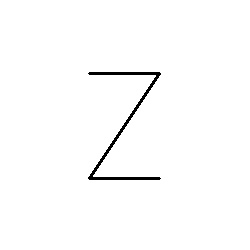
#> input picture output_image0.jpg, 250 x 250 px
$ python main.py
#> lines starting #> are read from the running program, lines starting #| are printed output that depends on the picture; after the words box and inside, x2 and y2 are one past the last pixel; in counts of white or black regions, pixels touching at a corner belong together
### Z_Scanner.py
import cv2
import numpy as np
import os

class Z_Scanner:
    def __init__(self):
        self.img_height = 0
        self.img_width = 0
        self.image_name = 'output_image7.jpg'
        self.original_image_gray = 'output_image7.jpg'
        self.original_image_color = 'output_image7.jpg'
        #picture num
        self.num = 0

    def read_image_grayscale_vertically(self, image_name):
        self.image_name = image_name
        self.original_image_color = cv2.imread(self.image_name)
        image = cv2.imread(image_name, cv2.IMREAD_GRAYSCALE)
        self.original_image_gray = image
        height, width = image.shape
        self.img_width = width
        self.img_height = height

        pixel_readings = []
        for y in range(self.img_height):
            for x in range(self.img_width):
                # Access the pixel value at (x, y)
                pixel_value = image[y, x]
                if pixel_value < 200:
                    pixel_readings.append(((y, x), pixel_value))
        return pixel_readings

    def read_image_grayscale_horizontally(self, image_name):
        self.image_name = image_name
        self.original_image_color = cv2.imread(self.image_name)
        image = cv2.imread(image_name, cv2.IMREAD_GRAYSCALE)
        self.original_image_gray = image
        height, width = image.shape
        self.img_width = width
        self.img_height = height
        self.image_name = image_name

        pixel_readings = []
        for y in range(self.img_width):
            for x in range(self.img_height):
                # Access the pixel value at (x, y)
                pixel_value = image[y, x]
                if pixel_value < 200:
                    pixel_readings.append(((y, x), pixel_value))
        return pixel_readings

    def create_blank_img(self):
        highlight_image = np.ones((self.img_height, self.img_width, 1), dtype=np.uint8) * 255
        return highlight_image

    # [46 lines left out: function find_line_thickness, not called in this run]

    def find_line_thickness_2(self):
        pixel_locations = self.read_image_grayscale_vertically(self.image_name)
        (y, x), pix_val = pixel_locations[0]

        # get thickness
        x_min = x + 10
        x_max = x + 10
        y_min = y - 10
        y_max = y + 10

        # add test circle
        center = (x, y)  # Center coordinates of the circle
        radius = 3  # Radius of the circle
        color = (0, 255, 0)  # Green color in BGR format
        thickness = 1  # Thickness of the circle outline

        # Draw a circle
        blank = self.original_image_color
        cv2.circle(blank, center, radius, color, thickness)
        center = (x, y + 5)  # Center coordinates of the circle
        cv2.circle(blank, center, radius, color, thickness)

        # Define line parameters
        start_point = (x_min, y_min)  # Starting point of the line
        end_point = (x_max, y_max)  # Ending point of the line
        color = (0, 0, 255)  # Green color in BGR format
        thickness = 1  # Thickness of the line

        # Draw a line
        cv2.line(blank, start_point, end_point, color, thickness)

        image = self.original_image_gray
        n = 0
        for y in range(y_min, y_max):

            pixel_value = image[y, x_min]
            # print(y,pixel_value)

            if pixel_value < 200:
                n += 1
        # print(n)
        # cv2.imshow("first_point",blank)

        # print("hhii")

        return n

    # [63 lines left out: function draw_top_line, not called in this run]

    def get_total_z_coordinates(self):

        total_z = []

        line_thickness = self.find_line_thickness_2()
        pixel_locations = self.read_image_grayscale_horizontally(self.image_name)
        (y, x), pix_val = pixel_locations[0]
        # print(line_thickness, pixel_locations)
        b_image = self.create_blank_img()
        for col in range(x - 5, self.img_width):
            for row in range(y, y + line_thickness):
                # print(col,row)
                pixel_value = self.original_image_gray[row, col]
                if pixel_value < 200:
                    total_z.append(((row, col), pixel_value))

                b_image[row, col] = pixel_value
                # cv2.imshow("test",b_image)
                # cv2.waitKey(1)

        pixel_readings = []
        (yy, xx), pix_vall = pixel_locations[-1]

        for row in range(y + line_thickness, yy - line_thickness + 1):
            for col in range(self.img_width):
                pixel_value = self.original_image_gray[row, col]
                # b_image[row,col]= pixel_value

                if pixel_value < 200:
                    pixel_readings.append(((row, col), pixel_value))

                    total_z.append(((row, col), pixel_value))

        b_image = self.create_blank_img()
        for loc in pixel_readings:
            (row, col), pix_val = loc
            b_image[row, col] = pix_val
            # cv2.waitKey(1)
            # cv2.imshow("tes3t", b_image)

        # last pixel coordinates

        line_thickness = self.find_line_thickness_2()
        pixel_locations = self.read_image_grayscale_horizontally(self.image_name)
        (y, x), pix_val = pixel_locations[-1]
        # print(line_thickness, pixel_locations)
        b_image = self.create_blank_img()
        for col in range(0, self.img_width):
            for row in range(y - line_thickness + 1, y + 3):
                # print(col, row)
                pixel_value = self.original_image_gray[row, col]
                b_image[row, col] = pixel_value
                if pixel_value < 200:
                    total_z.append(((row, col), pixel_value))
                # cv2.imshow("tessst", b_image)
                # cv2.waitKey(1)

        b_image = self.create_blank_img()
        for loc in total_z:
            (row, col), pix_val = loc
            b_image[row, col] = pix_val
            # cv2.waitKey(1)
            # cv2.imshow("total_z", b_image)

        return total_z

    def draw_shape(self, list, a="default", time_out=0):

        b_image = self.create_blank_img()
        for loc in list:
            (row, col), pix_val = loc
            b_image[row, col] = pix_val
            if time_out > 0:
                cv2.waitKey(time_out)
            cv2.imshow(a, b_image)
    def draw_shape_save(self, list, a="default", time_out=0):

        b_image = self.create_blank_img()
        for loc in list:
            (row, col), pix_val = loc
            b_image[row, col] = pix_val
            if time_out > 0:
                cv2.waitKey(time_out)
            cv2.imshow(a, b_image)
        return b_image

    def add_defects(self, list, div=10, time_out=0, defect_pos=0):

        no_of_pixels = len(list)
        total_pixels = no_of_pixels
        no_of_pixels /= div
        # no_of_pixels = int(no_of_pixels)
        #print(no_of_pixels)

        start = defect_pos * no_of_pixels
        end = start + no_of_pixels
        if end > total_pixels:
            end = total_pixels

        new_list = []
        n = 0
        pixel_locations = list
        for location in pixel_locations:
            (y, x), pix_val = location
            if (n > start and n < end):
                pix_val = np.random.randint(0, 256)
                # cv2.waitKey(10)
                # cv2.imshow("Saved Pixel Locations", highlight_image)

            n += 1
            new_list.append(((y, x), pix_val))

        return new_list

    def generate_list_of_random_locations(self,no_of_div):

        pass

    # [43 lines left out: function generate_defects, not called in this run]


    def add_defect_on_location(self,list,allowed_d_pixs=5,allowed_d_loc=5):
        no_of_pixels = len(list)
        no_of_div = no_of_pixels/allowed_d_pixs

        selected_defect_locations = []

        #for loc in range(np.random.randint(allowed_d_loc + 1)):
        for loc in range(allowed_d_loc):
            selected_defect_locations.append(np.random.randint(no_of_div))

        return no_of_div , selected_defect_locations


    # [43 lines left out: function save_img, not called in this run]

### main.py
from Z_Scanner import Z_Scanner
import cv2


z_scanner = Z_Scanner()

pixel_locations = z_scanner.read_image_grayscale_vertically('output_image0.jpg')
#> in read_image_grayscale_vertically, self.original_image_color is the input picture: shape (250, 250, 3); min 0, max 255, mean 251.7
#> after the loop in read_image_grayscale_vertically, `for y in range(self.img_height):`: pixel_readings = 806 items
#> pixel_locations = 806 items


#z_scanner.find_line_thickness()
#z_scanner.draw_top_line()
pixels_of_z = z_scanner.get_total_z_coordinates()
#> in find_line_thickness_2, `(y, x), pix_val = pixel_locations[0]`: y = 72; x = 89; pix_val = 0
#> in find_line_thickness_2, `x_min = x + 10`: x_min = 99
#> in find_line_thickness_2, `y_min = y - 10`: y_min = 62
#> in find_line_thickness_2, `y_max = y + 10`: y_max = 82
#> in find_line_thickness_2, `center = (x, y)`: center = (89, 72)
#> in find_line_thickness_2, `cv2.circle(blank, center, radius, color, thickness)`: blank: shape (250, 250, 3); 0.03% of pixels changed, all inside (x1, y1, x2, y2) = (86, 69, 93, 76)
#> in find_line_thickness_2, `center = (x, y + 5)`: center = (89, 77)
#> in find_line_thickness_2, `cv2.circle(blank, center, radius, color, thickness)`: blank: shape (250, 250, 3); mean B, G, R 251.6, 251.7, 251.6
#> in find_line_thickness_2, `start_point = (x_min, y_min)`: start_point = (99, 62)
#> in find_line_thickness_2, `end_point = (x_max, y_max)`: end_point = (99, 82)
#> in find_line_thickness_2, `cv2.line(blank, start_point, end_point, color, thickness)`: blank: shape (250, 250, 3); mean B, G, R 251.5, 251.6, 251.6
#> the loop in find_line_thickness_2, `for y in range(y_min, y_max): ` made 20 passes
#> pixel_value on passes 1 to 12: 255, 255, 255, 255, 255, 255, 255, 255, 255, 255, 0, 0
#> after the loop in find_line_thickness_2, `for y in range(y_min, y_max):`: n = 3
#> after the loop in read_image_grayscale_horizontally, `for y in range(self.img_width):`: pixel_readings = 806 items
#> in get_total_z_coordinates, `(y, x), pix_val = pixel_locations[0]`: y = 72; x = 89; pix_val = 0
#> after the loop in get_total_z_coordinates, `for col in range(x - 5, self.img_width):`: total_z = 216 items
#> in get_total_z_coordinates, `(yy, xx), pix_vall = pixel_locations[-1]`: yy = 179; xx = 159; pix_vall = 1
#> after the loop in get_total_z_coordinates, `for row in range(y + line_thickness, yy - line_thickness + 1):`: pixel_readings = 374 items; total_z = 590 items
#> the loop in get_total_z_coordinates, `for loc in pixel_readings:` made 374 passes
#> (row, col, pix_val) on passes 1 to 3: (75, 156, 0), (75, 157, 0), (75, 158, 2)
#> the loop in find_line_thickness_2 (call 2), `for y in range(y_min, y_max): ` made 20 passes
#> in get_total_z_coordinates, `(y, x), pix_val = pixel_locations[-1]`: y = 179; x = 159; pix_val = 1
#> after the loop in get_total_z_coordinates, `for col in range(0, self.img_width):`: total_z = 806 items
#> the loop in get_total_z_coordinates, `for loc in total_z:` made 806 passes
#> (row, col, pix_val) on passes 1 to 3: (73, 88, 0), (72, 89, 0), (73, 89, 4)
#> pixels_of_z = 806 items
blank_img = z_scanner.create_blank_img()
z_scanner.draw_shape(pixels_of_z)
#> the loop in draw_shape, `for loc in list:` made 806 passes
#> pass 1, in draw_shape, `cv2.imshow(a, b_image)`:
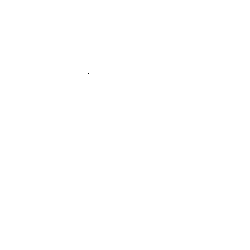
#> window 'default': shape (250, 250, 1); 100% white; black in thin lines or dots, all inside (x1, y1, x2, y2) = (88, 73, 89, 74)


while True:


    no_div , locations = z_scanner.add_defect_on_location(pixels_of_z,allowed_d_loc= 5,allowed_d_pixs= 25)
#> in add_defect_on_location, `no_of_pixels = len(list)`: no_of_pixels = 806
#> in add_defect_on_location, `no_of_div = no_of_pixels/allowed_d_pixs`: no_of_div = 32.24
#> after the loop in add_defect_on_location, `for loc in range(allowed_d_loc):`: selected_defect_locations = [12, 15, 21, 0, 3]
#> no_div = 32.24; locations = [12, 15, 21, 0, 3]
    no_div = int(no_div)
#> no_div = 32
    print(no_div,locations)
#| 32 [12, 15, 21, 0, 3]


    new_defected_set = pixels_of_z
#> new_defected_set = 806 items


    for i in range(len(locations)):
        new_defected_set = z_scanner.add_defects(new_defected_set,div=no_div,defect_pos=locations[i])
#> this loop made 5 passes
#> start in add_defects on passes 1 to 5: 302.2, 377.8, 528.9, 0, 75.56


    #z_scanner.draw_shape(new_defected_set,'DefZ',time_out=0)
    image = z_scanner.draw_shape_save(new_defected_set, 'DefZ', time_out=10)
#> the loop in draw_shape_save, `for loc in list:` made 806 passes
#> loc on passes 10 to 12: ((74, 91), 102), ((72, 92), 119), ((73, 92), 11)
    cv2.waitKey(1000)
    #z_scanner.save_img(image)
